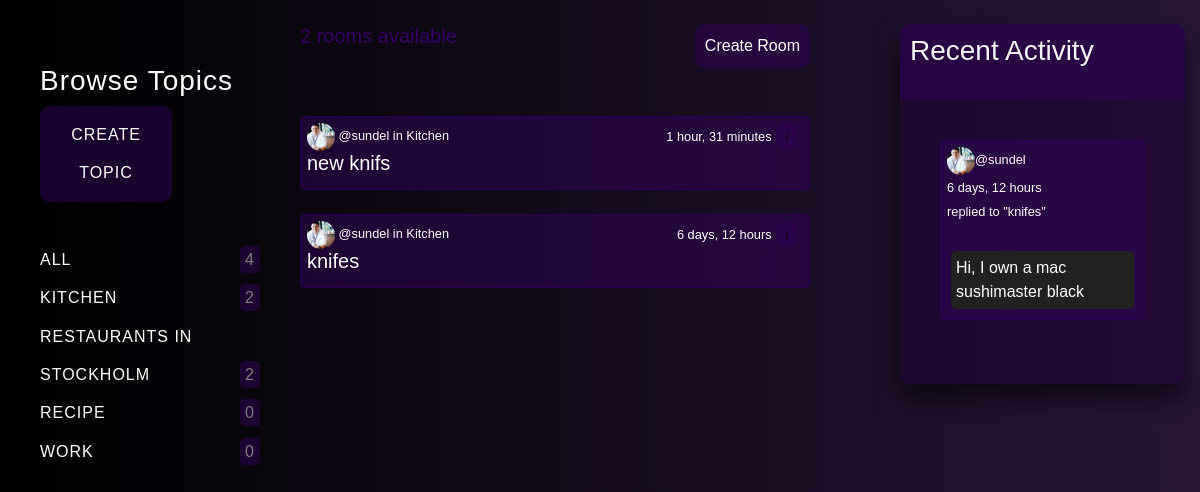
Screenshot of /home?q=Kitchen with the database file from the repository.
### base/models.py (models this page shows, shortened)
class Topic(models.Model):
    name = models.CharField(max_length=200)

class Room(models.Model):
    host = models.ForeignKey(User, on_delete=models.SET_NULL, null=True)
    topic = models.ForeignKey(Topic, on_delete=models.SET_NULL, null=True)
    name = models.CharField(max_length=200)
    description = models.TextField(null=True, blank=True)
    participants = models.ManyToManyField(User, related_name='participants', blank=True)
    updated = models.DateTimeField(auto_now=True)
    created = models.DateTimeField(auto_now_add=True)
    class Meta:
        ordering = ['-updated', '-created']
    def __str__(self):
        return self.name

class Message(models.Model):
    user = models.ForeignKey(User, on_delete=models.CASCADE)
    room = models.ForeignKey(Room, on_delete=models.CASCADE)
    body = models.TextField()
    updated = models.DateTimeField(auto_now=True)
    created = models.DateTimeField(auto_now_add=True)
    class Meta:
        ordering = ['-updated', '-created']
    def __str__(self):
        return self.body[0:50]

### base/views.py (the view)
# urls.py: path('home', views.home, name='home'),
def home(request):
    q = request.GET.get('q') if request.GET.get('q') != None else ''
    rooms = Room.objects.filter(Q(topic__name__icontains=q) |
                                Q(name__icontains=q) |
                                Q(description__icontains=q)
                                )
    topics = Topic.objects.all()
    room_count = rooms.count()
    room_messages = Message.objects.filter(Q(room__topic__name__icontains=q))
    context = {'rooms': rooms, 'topics': topics,
               'room_count': room_count, 'room_messages': room_messages}
    return render(request, 'base/home.html', context)

### base/templates/base/home.html (shortened to what this page needs)
{% extends "base.html" %}
{% load static %}
{% block content %}
<div class="home-container">
    <div>
        {% include 'base/topics_component.html' %}
    </div>
    <div>
        <div class="room-count">
            <a class="create-btn-" href="{% url 'create-room'%}">Create Room</a>
            <h5 style="color:rgb(55, 1, 100);">{{room_count}} rooms available</h5>
        </div>
        <br>
        <br>
        <br>
        {% include 'base/feed_component.html' %}
    </div>
    <div class="">
        {% include 'base/activity_component.html' %}
    </div>
</div>
{% endblock %}

### base/templates/base/topics_component.html
<div class="topic-feed">
    <h3>Browse Topics</h3>
    <div class="create-btn">
        <a href="{% url 'create-topic' %}">Create topic</a>
    </div>
    <br>
    <div>
        <a href="{% url 'home' %}">All <div class="count-div"><span>{{topics.count}}</span></div></a>
    </div>
    {% for topic in topics %}
    <div>
        <a href="{% url 'home' %}?q={{topic.name}}">{{topic.name}} <div class="count-div"><span>{{topic.room_set.all.count}}</span></div></a>
    </div>
    {% endfor %}
</div>

### base/templates/base/feed_component.html (shortened to what this page needs)
<div class="feed-feed">
    {% for room in rooms %}
    <div class="feed-wrapper">
        <small><a href="{% url 'user-profile' room.host.id %}"><img class="profile-img" src="/./media/profile.jpg" alt="" style="width: 28px; height: 28px;"> @{{room.host.username}}</a></small><small> in {{ room.topic.name }}</small>
        <div class="delete-btn-">
            <small>{{room.created|timesince}}</small>
            <div class="dropdown">
                <button class="dropbtn1" style="color: white;"><img class="profile-img" src="/./media/dots.png" alt="" style="width: 10px; height: 10px;"></button>
            </div>
        </div>
        <h5><a href="{% url 'room' room.id %}">{{room.name}}</a></h5>
    </div>
    <br>
    {% endfor %}
</div>

### base/templates/base/activity_component.html (shortened to what this page needs)
<div class="activity-feed">
    <div class="activity-feed-header">
        <h3 >Recent Activity</h3>
        <br>
    </div>
    <div class="comment-fieald-wrapper">
        {% for message in room_messages %}
        <div class="comment-wrapper">
            <small><a href="{% url 'user-profile' message.user.id %}"><img class="profile-img" src="/./media/profile.jpg" alt="" style="width: 28px; height: 28px;">@{{message.user}}</a>
            </small>
            <br>
            <small>{{message.created|timesince}}</small>
            <br>
            <small>replied to "{{message.room}}"</small>
            <br>
            <br>
            <p class="comment-field">{{message}}</p>
        </div>
        <br>
        {% endfor %}
    </div>
</div>

### static/css/base.css (style rules this page uses)
html { height: 100%; }
.dropdown { position: relative; display: inline-block; }
.home-container, .profile-container { display: grid; grid-template-columns: 1fr 2fr 1fr; }
a { text-decoration: none; color: hsl(0, 0%, 100%); }
.room-count { width: 85%; display: inline-block; }
.create-btn- { float: right; padding: 10px; background-color: rgba(49, 2, 88, 0.5); border:none; border-radius: 10px; }
.activity-feed, .feed-feed, .topic-feed, .participants-feed hr { color: #fff; }
.dropbtn1 { background-color: rgba(49, 2, 88, 0.5); border: 2px solid rgba(49, 2, 88, 0.5); border-radius: 10px; color: white; font-size: 16px; border: none; }
.topic-feed { letter-spacing: 1px; line-height: 2.4; width: 100%; padding: 40px; }
.topic-feed a { text-transform: uppercase; }
.topic-feed span { color: grey; text-decoration: none; border: none; padding: 5px; background-color: rgba(49, 2, 88, 0.5); border-radius: 20%; height: 1px; }
.create-btn { background-color: rgba(49, 2, 88, 0.5); color: white; padding: 16px; font-size: 16px; border: none; width: 60%; padding: 10px; text-align: center; border-radius: 10px; }
.count-div { float: right; }
.activity-feed, .participants-feed { width: 95%; background: rgba(30, 1, 53, 0.5); box-sizing: border-box; box-shadow: 0 15px 25px rgba(0, 0, 0, .6); border: none; border-radius: 10px; }
.activity-feed-header, .participants-feed-header { background-color: rgba(49, 2, 88, 0.5); margin: 0; color: whitesmoke; padding-top: 10px; padding-left: 10px; border: none; border-top-left-radius: 10px; border-top-right-radius: 10px; }
.comment-fieald-wrapper { padding: 40px; }
.comment-wrapper { padding: 5px; border-radius: 5px; background-color: rgba(49, 2, 88, 0.5); border: 2px solid rgba(49, 2, 88, 0.5); }
.comment-field { background-color: rgb(34, 32, 32); padding: 5px; margin: 4px; border-radius: 5px; }
.delete-btn- { float: right; padding-right: 5px; }
.feed-feed { width: 85%; border: none; border-radius: 10px; }
.feed-wrapper { padding: 5px; border-radius: 5px; background-color: rgba(49, 2, 88, 0.5); border: 2px solid rgba(49, 2, 88, 0.5); }
.profile-img { height: 110px; width: 110px; border-radius: 50%; }

### rows the page displays
Topic: name "KITCHEN", room_set.all.count "2"
Topic: name "RESTAURANTS IN STOCKHOLM", room_set.all.count "2"
Topic: name "RECIPE", room_set.all.count "0"
Topic: name "WORK", room_set.all.count "0"
Room: host.username "sundel", topic.name "Kitchen", created "1 hour, 31 minutes", name "new knifs"
Room: host.username "sundel", topic.name "Kitchen", created "6 days, 12 hours", name "knifes"
Message: user "sundel", created "6 days, 12 hours", room "knifes", body "Hi, I own a mac sushimaster black"

### other values shown
{{ topics.count }} "4"
{{ room_count }} "2"
